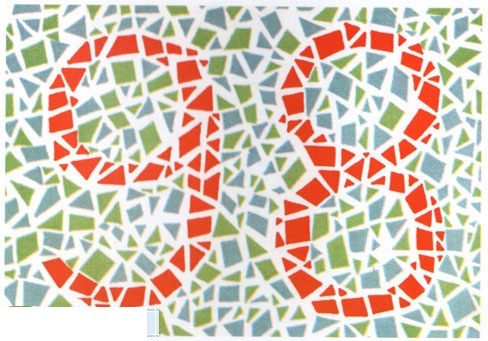
#> input picture downloaded_images/俞自萍第五版/001.jpg, 488 x 341 px
$ python color_detector.py 'downloaded_images/俞自萍第五版/001.jpg'
#> lines starting #> are read from the running program, lines starting #| are printed output that depends on the picture; after the words box and inside, x2 and y2 are one past the last pixel; in counts of white or black regions, pixels touching at a corner belong together
### image_utils.py
#!/usr/bin/env python3
"""
图像处理工具函数
解决中文路径问题和其他常见图像处理需求
"""

import cv2
import numpy as np
from pathlib import Path


def imread_unicode(image_path, flags=cv2.IMREAD_COLOR):
    """
    支持中文路径的图像读取函数

    Args:
        image_path: 图像路径（支持中文）
        flags: 读取标志，默认为彩色图像

    Returns:
        numpy.ndarray: 图像数组，如果读取失败返回None
    """
#> called with image_path = 'downloaded_images/俞自萍第五版/001.jpg', flags = 1
    try:
        # 转换为Path对象
        path = Path(image_path)

        # 使用numpy读取文件字节
        with open(path, 'rb') as f:
            image_bytes = f.read()

        # 转换为numpy数组
        image_array = np.frombuffer(image_bytes, dtype=np.uint8)

        # 使用cv2.imdecode解码图像
        image = cv2.imdecode(image_array, flags)
#> image is the input picture: shape (341, 488, 3); mean B, G, R 183.7, 198, 212.9

        return image

    except Exception as e:
        print(f"读取图像失败 {image_path}: {e}")
        return None


def imwrite_unicode(image_path, image, params=None):
    """
    支持中文路径的图像保存函数

    Args:
        image_path: 保存路径（支持中文）
        image: 图像数组
        params: 编码参数

    Returns:
        bool: 保存是否成功
    """
    try:
        # 转换为Path对象
        path = Path(image_path)

        # 确保目录存在
        path.parent.mkdir(parents=True, exist_ok=True)

        # 获取文件扩展名
        ext = path.suffix.lower()

        # 编码图像
        success, encoded_image = cv2.imencode(ext, image, params)

        if success:
            # 写入文件
            with open(path, 'wb') as f:
                f.write(encoded_image.tobytes())
            return True
        else:
            print(f"图像编码失败: {image_path}")
            return False

    except Exception as e:
        print(f"保存图像失败 {image_path}: {e}")
        return False


# [107 lines left out: functions get_image_info, resize_image_keep_ratio, test_unicode_path, not called in this run]


# [2 lines that do not run on import are left out]

### color_detector.py
#!/usr/bin/env python3
"""
色弱图谱识别程序
功能：识别图片中的暖色和冷色块，圈出少数派颜色
暖色：红、橙、黄
冷色：蓝、绿、紫、青
"""

import cv2
import numpy as np
import argparse
from pathlib import Path
from image_utils import imread_unicode, imwrite_unicode


# [70 lines left out: functions get_warm_mask, get_cool_mask, not called in this run]


def find_and_draw_contours(image, mask, color, min_area=100):
    """
    在图像上找到并绘制连通组件

    Args:
        image: 原始图像
        mask: 颜色掩码
        color: 绘制轮廓的颜色 (BGR)
        min_area: 最小区域面积，过滤噪点

    Returns:
        绘制了轮廓的图像
    """
    # 形态学操作，去除噪点
    kernel = np.ones((5, 5), np.uint8)
    mask = cv2.morphologyEx(mask, cv2.MORPH_OPEN, kernel)

    # 查找连通组件
    num_labels, labels, stats, centroids = cv2.connectedComponentsWithStats(mask, connectivity=8)

    result = image.copy()
    count = 0

    # 找到最大的连通组件
    if num_labels > 1:
        areas = stats[1:, cv2.CC_STAT_AREA]  # 跳过背景
        sorted_indices = np.argsort(areas)[::-1]  # 降序

        for idx in sorted_indices[:2]:  # 最大的两个
            real_idx = idx + 1
            area = stats[real_idx, cv2.CC_STAT_AREA]
            if area > min_area:
                x = stats[real_idx, cv2.CC_STAT_LEFT]
                y = stats[real_idx, cv2.CC_STAT_TOP]
                w = stats[real_idx, cv2.CC_STAT_WIDTH]
                h = stats[real_idx, cv2.CC_STAT_HEIGHT]

                cv2.rectangle(result, (x, y), (x + w, y + h), color, 2)
                count += 1

    return result, count


def is_warm(h):
    """
    判断H值是否为暖色
    """
    return (0 <= h <= 30) or (150 <= h <= 180)


def process_image(image_path, output_path=None, min_area=100):
    """
    处理图像，识别并圈出少数派颜色，使用颜色分布和动态阈值

    Args:
        image_path: 输入图像路径
        output_path: 输出图像路径（可选）
        min_area: 最小区域面积

    Returns:
        处理后的图像
    """
    # 读取图像
    image = imread_unicode(str(image_path))
    if image is None:
        raise ValueError(f"无法读取图像: {image_path}")

    # 转换为HSV色彩空间
    hsv = cv2.cvtColor(image, cv2.COLOR_BGR2HSV)
#> hsv: shape (341, 488, 3); mean H, S, V 57.4, 56.1, 223.2

    # 过滤低饱和度和低亮度的像素（背景）
    mask_colorful = cv2.inRange(hsv, np.array([0, 20, 40]), np.array([180, 255, 255]))
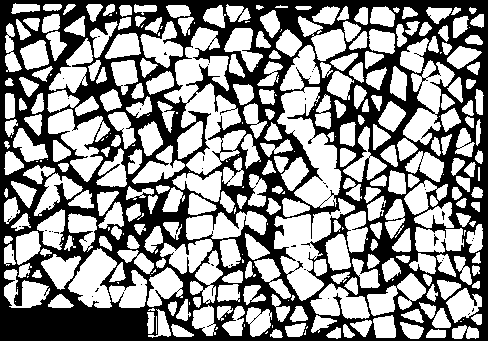
#> mask_colorful: shape (341, 488); 56.1% white; 42 black regions (40 under 20 px), largest, box (x1, y1, x2, y2) and area: (0, 0, 488, 341) 72894, (434, 234, 439, 246) 25
    colorful_pixels = hsv[mask_colorful > 0]

    if len(colorful_pixels) == 0:
        print("警告：未检测到明显的彩色区域")
        return image

    # 提取像素进行K-means聚类
    pixel_values = colorful_pixels.reshape((-1, 3))
    pixel_values = np.float32(pixel_values)

    # K-means参数
    criteria = (cv2.TERM_CRITERIA_EPS + cv2.TERM_CRITERIA_MAX_ITER, 100, 0.2)
    k = 15  # 增加聚类数量
    _, labels, centers = cv2.kmeans(pixel_values, k, None, criteria, 10, cv2.KMEANS_RANDOM_CENTERS)
#> centers = 15 rows, first 8: [8.44, 73.98, 245], [4.73, 181.2, 214], [96.13, 60.47, 189.8], [95.33, 31.02, 234.9], [15.51, 32.47, 250.1], [91.77, 49.04, 165.1], [176.1, 37.18, 248.2], [39.43, 94.17, 176.1]
    centers = centers.astype(np.uint8)  # 确保是uint8
#> centers = 15 rows, first 8: [8, 73, 245], [4, 181, 213], [96, 60, 189], [95, 31, 234], [15, 32, 250], [91, 49, 165], [176, 37, 248], [39, 94, 176]

    # 计算每个簇的像素数
    unique, counts = np.unique(labels, return_counts=True)
#> unique = [0, 1, 2, 3, 4, 5, 6, 7, 8, 9, 10, 11, 12, 13, 14]; counts = [4269, 4536, 8103, 6230, 7914, 10965, 1329, 6993, 15265, 3460, 8925, 3654, 2950, 3794, 4998]
    cluster_counts = dict(zip(unique, counts))
#> cluster_counts = 15 items

    # 分类簇为暖色或冷色
    warm_clusters = []
    cool_clusters = []
    for i, center in enumerate(centers):
        h, s, v = center
        count = cluster_counts[i]
        if is_warm(h):
            warm_clusters.append((i, count, center))
        else:
            cool_clusters.append((i, count, center))
#> this loop made 15 passes
#> (h, s, v, count) on passes 1 to 8: (8, 73, 245, 4269), (4, 181, 213, 4536), (96, 60, 189, 8103), (95, 31, 234, 6230), (15, 32, 250, 7914), (91, 49, 165, 10965), (176, 37, 248, 1329), (39, 94, 176, 6993)
#> after the loop, cool_clusters = [(2, 8103, [96, 60, 189]), (3, 6230, [95, 31, 234]), (5, 10965, [91, 49, 165]), (7, 6993, [39, 94, 176]), (10, 8925, [38, 116, 166]), (11, 3654, [50, 52, 182]), (13, 3794, [33, 34, 223]), (14, 4998, [84, 33, 197])]; warm_clusters = [(0, 4269, [8, 73, 245]), (1, 4536, [4, 181, 213]), (4, 7914, [15, 32, 250]), (6, 1329, [176, 37, 248]), (8, 15265, [5, 214, 232]), (9, 3460, [4, 127, 224]), (12, 2950, [27, 76, 210])]

    # 计算总暖色和冷色像素
    total_warm = sum(count for _, count, _ in warm_clusters)
#> total_warm = 39723
    total_cool = sum(count for _, count, _ in cool_clusters)
#> total_cool = 53662

    total_colored = total_warm + total_cool
#> total_colored = 93385
    if total_colored == 0:
        print("警告：未检测到明显的暖色或冷色区域")
        return image

    warm_ratio = total_warm / total_colored * 100
#> warm_ratio = 42.54
    cool_ratio = total_cool / total_colored * 100
#> cool_ratio = 57.46

    print(f"暖色簇数量: {len(warm_clusters)}, 冷色簇数量: {len(cool_clusters)}")
#| 暖色簇数量: 7, 冷色簇数量: 8
    for i, (idx, count, center) in enumerate(warm_clusters):
        print(f"暖色簇{i}: 像素数{count}, HSV{center}")
#> this loop made 7 passes
#> (idx, count, center) on passes 1 to 7: (0, 4269, [8, 73, 245]), (1, 4536, [4, 181, 213]), (4, 7914, [15, 32, 250]), (6, 1329, [176, 37, 248]), (8, 15265, [5, 214, 232]), (9, 3460, [4, 127, 224]), (12, 2950, [27, 76, 210])
#> (printed output is left out)
    for i, (idx, count, center) in enumerate(cool_clusters):
        print(f"冷色簇{i}: 像素数{count}, HSV{center}")
#> this loop made 8 passes
#> (idx, count, center) on passes 1 to 8: (2, 8103, [96, 60, 189]), (3, 6230, [95, 31, 234]), (5, 10965, [91, 49, 165]), (7, 6993, [39, 94, 176]), (10, 8925, [38, 116, 166]), (11, 3654, [50, 52, 182]), (13, 3794, [33, 34, 223]), (14, 4998, [84, 33, 197])
#> (printed output is left out)

    # 根据背景色调决定圈出哪种颜色
    if total_cool > total_warm:
        # 背景冷色调，圈出暖色中数量较多的色块
        if warm_clusters:
            # 找出暖色簇中像素数最多的两个
            sorted_warm = sorted(warm_clusters, key=lambda x: x[1], reverse=True)
#> sorted_warm = [(8, 15265, [5, 214, 232]), (4, 7914, [15, 32, 250]), (1, 4536, [4, 181, 213]), (0, 4269, [8, 73, 245]), (9, 3460, [4, 127, 224]), (12, 2950, [27, 76, 210]), (6, 1329, [176, 37, 248])]
            target_clusters = sorted_warm[:2]
#> target_clusters = [(8, 15265, [5, 214, 232]), (4, 7914, [15, 32, 250])]
            print("背景冷色调，圈出暖色中数量较多的色块（用红色框标记）")
            label = "Warm colors marked (cool background)"
            color = (0, 0, 255)  # 红色
        else:
            print("未检测到暖色簇")
            return image
    else:
        # 背景暖色调，圈出冷色中数量较多的色块
        if cool_clusters:
            # 找出冷色簇中像素数最多的两个
            sorted_cool = sorted(cool_clusters, key=lambda x: x[1], reverse=True)
            target_clusters = sorted_cool[:2]
            print("背景暖色调，圈出冷色中数量较多的色块（用蓝色框标记）")
            label = "Cool colors marked (warm background)"
            color = (255, 0, 0)  # 蓝色
        else:
            print("未检测到冷色簇")
            return image

    # 创建所有目标簇的联合掩码
    combined_mask = np.zeros_like(hsv[:, :, 0], dtype=np.uint8)
    for cluster_idx, _, center in target_clusters:
        h_center = int(center[0])
        s_center = int(center[1])
        v_center = int(center[2])
        h_range = 10
        s_range = 30
        v_range = 30

        lower = np.array([
            max(0, h_center - h_range),
            max(0, s_center - s_range),
            max(0, v_center - v_range)
        ], dtype=np.uint8)
        upper = np.array([
            min(180, h_center + h_range),
            min(255, s_center + s_range),
            min(255, v_center + v_range)
        ], dtype=np.uint8)

        mask = cv2.inRange(hsv, lower, upper)
        combined_mask = cv2.bitwise_or(combined_mask, mask)
#> this loop made 2 passes
#> (cluster_idx, h_center, s_center, v_center, h_range, s_range, v_range, lower) on passes 1 to 2: (8, 5, 214, 232, 10, 30, 30, [0, 184, 202]), (4, 15, 32, 250, 10, 30, 30, [5, 2, 220])
#> pass 1, in process_image, `mask = cv2.inRange(hsv, lower, upper)`:
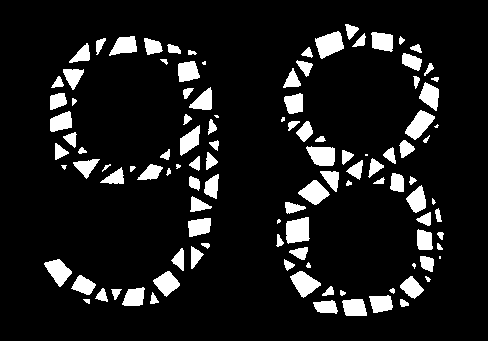
#> mask: shape (341, 488); 10.4% white; 112 white regions (11 under 20 px), largest, box (x1, y1, x2, y2) and area: (286, 217, 310, 244) 522, (315, 31, 344, 59) 518, (405, 110, 435, 140) 469
#> pass 2, in process_image, `combined_mask = cv2.bitwise_or(combined_mask, mask)`:
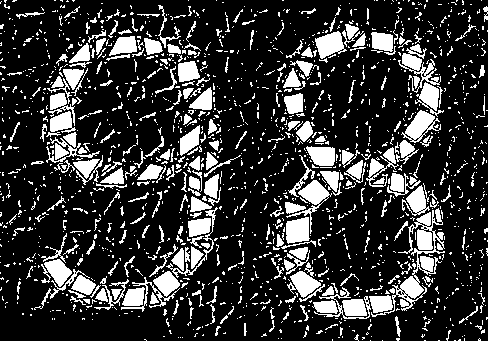
#> combined_mask: shape (341, 488); 20.8% white; 1648 white regions (1370 under 20 px), largest, box (x1, y1, x2, y2) and area: (371, 208, 445, 317) 1747, (398, 44, 441, 93) 666, (286, 180, 332, 234) 591

    # 绘制轮廓
    result, count = find_and_draw_contours(image, combined_mask, color, min_area)
#> in find_and_draw_contours, `mask = cv2.morphologyEx(mask, cv2.MORPH_OPEN, kernel)`:
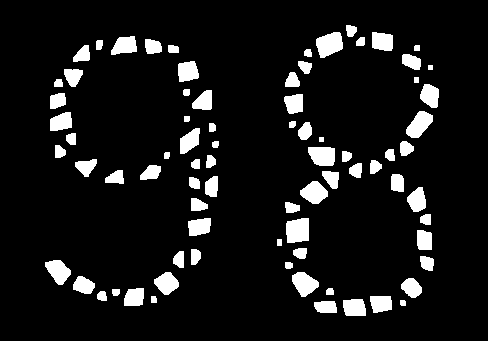
#> mask: shape (341, 488); 9.2% white; 79 white regions, largest, box (x1, y1, x2, y2) and area: (286, 218, 309, 243) 512, (316, 32, 343, 58) 506, (406, 111, 433, 138) 451
#> in find_and_draw_contours, `num_labels, labels, stats, centroids = cv2.connectedComponentsWithStat..`:
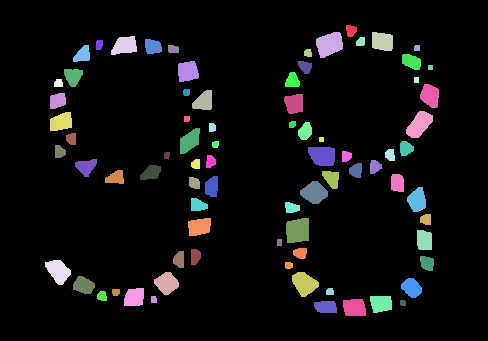
#> labels: shape (341, 488) int32; 80 distinct labels, from 0 to 79; one colour per label, 0 black
#> in find_and_draw_contours, `num_labels, labels, stats, centroids = cv2.connectedComponentsWithStat..`: num_labels = 80; stats = 80 rows, first 6: [0, 0, 488, 341, 151163], [346, 25, 11, 12, 104], [316, 32, 27, 26, 506], [372, 32, 21, 19, 350], [111, 36, 26, 19, 362], [356, 37, 9, 9, 70]; centroids = 80 pairs, first value 57.19 to 430, second value 30.17 to 307.2
#> in find_and_draw_contours, `areas = stats[1:, cv2.CC_STAT_AREA]`: areas = 79 values, max 512 at index 57, min 25 at index 14, mean 193
#> in find_and_draw_contours, `sorted_indices = np.argsort(areas)[::-1]`: sorted_indices = 79 values, max 78 at index 75, min 0 at index 51, mean 39
#> the loop in find_and_draw_contours, `for idx in sorted_indices[:2]:` made 2 passes
#> (idx, real_idx, area, x, y, w, h, count) on pass 1: (57, 58, 512, 286, 218, 23, 25, 1)
#> after the loop in find_and_draw_contours, `for idx in sorted_indices[:2]:`:
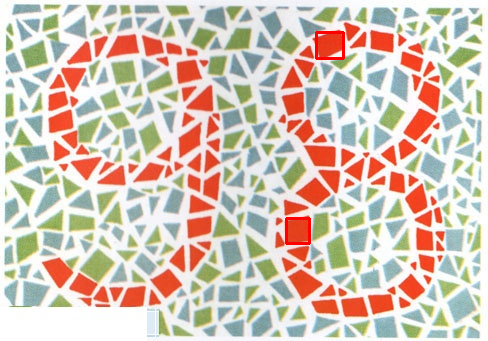
#> result: shape (341, 488, 3); 0.36% of pixels changed, all inside (x1, y1, x2, y2) = (285, 31, 345, 245)
#> after the loop in find_and_draw_contours, `for idx in sorted_indices[:2]:`: count = 2
#> count = 2

    print(f"检测到 {count} 个色块")
#| 检测到 2 个色块

    # 添加标签
    cv2.putText(result, label, (10, 30), cv2.FONT_HERSHEY_SIMPLEX,
                0.7, (255, 255, 255), 2, cv2.LINE_AA)
    cv2.putText(result, f"Warm: {warm_ratio:.1f}% | Cool: {cool_ratio:.1f}%",
                (10, 60), cv2.FONT_HERSHEY_SIMPLEX, 0.6, (255, 255, 255), 2, cv2.LINE_AA)
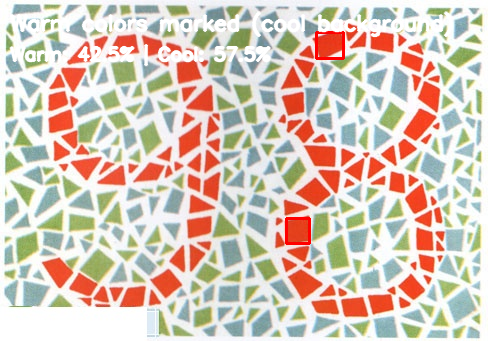
#> result: shape (341, 488, 3); mean B, G, R 185.5, 199.5, 214.7

    # 保存结果
    if output_path:
        imwrite_unicode(str(output_path), result)
        print(f"结果已保存到: {output_path}")

    return result


def main():
    parser = argparse.ArgumentParser(description="色弱图谱识别程序")
    parser.add_argument("image", help="输入图像路径")
    parser.add_argument("-o", "--output", help="输出图像路径（默认为原文件名_result）")
    parser.add_argument("--min-area", type=int, default=100,
                        help="最小色块面积（像素），默认100")
    parser.add_argument("--show", action="store_true", help="显示结果窗口")

    args = parser.parse_args()

    image_path = Path(args.image)
    if not image_path.exists():
        print(f"错误：文件不存在: {image_path}")
        return 1

    # 生成输出路径
    if args.output:
        output_path = Path(args.output)
    else:
        output_path = image_path.parent / f"{image_path.stem}_result{image_path.suffix}"

    try:
        result = process_image(image_path, output_path, args.min_area)

        if args.show:
            cv2.imshow("Color Detection Result", result)
            print("按任意键关闭窗口...")
            cv2.waitKey(0)
            cv2.destroyAllWindows()

        return 0
    except Exception as e:
        print(f"错误：{e}")
        return 1


if __name__ == "__main__":
    exit(main())
#> (the program exits here)

$ run again, with downloaded_images/俞自萍第五版/002.jpg copied over downloaded_images/俞自萍第五版/001.jpg
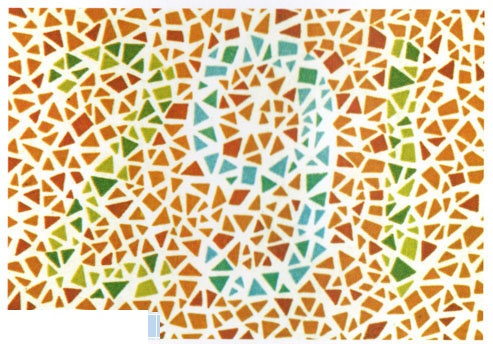
#> input picture downloaded_images/俞自萍第五版/002.jpg, 493 x 344 px
#> in imread_unicode, image is the input picture: shape (344, 493, 3); mean B, G, R 161.6, 200.6, 220.8
#> hsv: shape (344, 493, 3); mean H, S, V 33.1, 83.4, 225.2
#> in process_image, `mask_colorful = cv2.inRange(hsv, np.array([0, 20, 40]), np.array([180,..`:
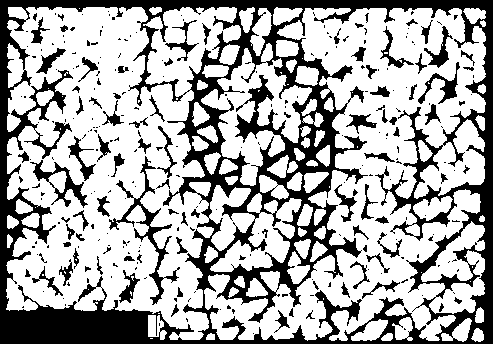
#> mask_colorful: shape (344, 493); 67.6% white; 288 black regions (198 under 20 px), largest, box (x1, y1, x2, y2) and area: (0, 0, 493, 344) 44439, (109, 156, 180, 305) 1337, (30, 160, 88, 208) 679
#> in process_image, `_, labels, centers = cv2.kmeans(pixel_values, k, None, criteria, 10, c..`: centers = 15 rows, first 8: [18.24, 172.2, 179.2], [23.06, 53.18, 246.7], [80.84, 34.31, 224.4], [27.14, 28.73, 248.6], [15.89, 204.6, 174.3], [19.42, 118, 227.7], [20.73, 83.92, 244.2], [18.19, 155.5, 209.9]
#> in process_image, `centers = centers.astype(np.uint8)`: centers = 15 rows, first 8: [18, 172, 179], [23, 53, 246], [80, 34, 224], [27, 28, 248], [15, 204, 174], [19, 117, 227], [20, 83, 244], [18, 155, 209]
#> unique = [0, 1, 2, 3, 4, 5, 6, 7, 8, 9, 10, 11, 12, 13, 14]; counts = [5024, 13174, 2919, 21669, 9370, 6426, 7478, 6010, 3599, 14724, 2611, 3425, 3670, 10243, 4282]
#> cluster_counts = 15 items
#> the loop in process_image, `for i, center in enumerate(centers):` made 15 passes
#> (h, s, v, count) on passes 1 to 8: (18, 172, 179, 5024), (23, 53, 246, 13174), (80, 34, 224, 2919), (27, 28, 248, 21669), (15, 204, 174, 9370), (19, 117, 227, 6426), (20, 83, 244, 7478), (18, 155, 209, 6010)
#> after the loop in process_image, `for i, center in enumerate(centers):`: cool_clusters = [(2, 2919, [80, 34, 224]), (8, 3599, [77, 117, 160]), (10, 2611, [77, 71, 182]), (11, 3425, [42, 172, 127])]; warm_clusters = 11 items, first 6: (0, 5024, [18, 172, 179]), (1, 13174, [23, 53, 246]), (3, 21669, [27, 28, 248]), (4, 9370, [15, 204, 174]), (5, 6426, [19, 117, 227]), (6, 7478, [20, 83, 244])
#> total_warm = 102070
#> total_cool = 12554
#> total_colored = 114624
#> warm_ratio = 89.05
#> cool_ratio = 10.95
#| 暖色簇数量: 11, 冷色簇数量: 4
#> the loop in process_image, `for i, (idx, count, center) in enumerate(warm_clusters):` made 11 passes
#> (idx, count, center) on passes 1 to 8: (0, 5024, [18, 172, 179]), (1, 13174, [23, 53, 246]), (3, 21669, [27, 28, 248]), (4, 9370, [15, 204, 174]), (5, 6426, [19, 117, 227]), (6, 7478, [20, 83, 244]), (7, 6010, [18, 155, 209]), (9, 14724, [14, 216, 200])
#> (printed output is left out)
#> the loop in process_image, `for i, (idx, count, center) in enumerate(cool_clusters):` made 4 passes
#> (idx, count, center) on passes 1 to 4: (2, 2919, [80, 34, 224]), (8, 3599, [77, 117, 160]), (10, 2611, [77, 71, 182]), (11, 3425, [42, 172, 127])
#> (printed output is left out)
#> sorted_cool = [(8, 3599, [77, 117, 160]), (11, 3425, [42, 172, 127]), (2, 2919, [80, 34, 224]), (10, 2611, [77, 71, 182])]
#> target_clusters = [(8, 3599, [77, 117, 160]), (11, 3425, [42, 172, 127])]
#> the loop in process_image, `for cluster_idx, _, center in target_clusters:` made 2 passes
#> (cluster_idx, h_center, s_center, v_center, h_range, s_range, v_range, lower) on passes 1 to 2: (8, 77, 117, 160, 10, 30, 30, [67, 87, 130]), (11, 42, 172, 127, 10, 30, 30, [32, 142, 97])
#> labels: shape (344, 493) int32; 24 distinct labels, from 0 to 23
#> num_labels = 24; stats = 24 rows, first 6: [0, 0, 493, 344, 167518], [280, 43, 16, 11, 159], [109, 44, 9, 7, 54], [126, 46, 13, 9, 90], [407, 46, 11, 14, 127], [68, 56, 9, 9, 71]; centroids = 24 rows, first 8: [245.7, 171.7], [287.1, 47.89], [113.3, 47.31], [131.3, 49.22], [411.9, 52.66], [71.65, 59.99], [138.6, 65.88], [397.6, 78.62]
#> areas = 23 values, max 245 at index 6, min 25 at index 9, mean 90.17
#> sorted_indices = 23 values, max 22 at index 4, min 0 at index 3, mean 11
#> the loop in find_and_draw_contours, `for idx in sorted_indices[:2]:` made 2 passes
#> (idx, real_idx, area, x, y, w, h, count) on passes 1 to 2: (6, 7, 245, 390, 69, 20, 18, 1), (20, 21, 228, 394, 261, 18, 18, 2)
#> after the loop in find_and_draw_contours, `for idx in sorted_indices[:2]:`: count = 2
#| 检测到 2 个色块
#> in process_image, `cv2.putText(result, f"Warm: {warm_ratio:.1f}% | Cool: {cool_ratio:.1f}..`:
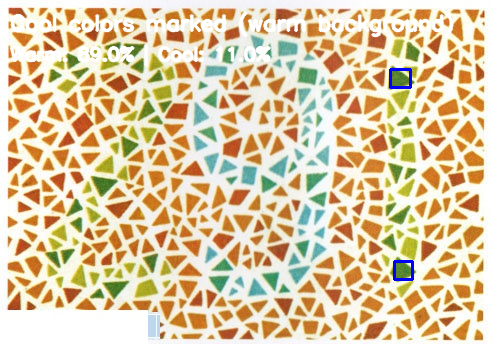
#> result: shape (344, 493, 3); mean B, G, R 165.5, 202.1, 221.6
